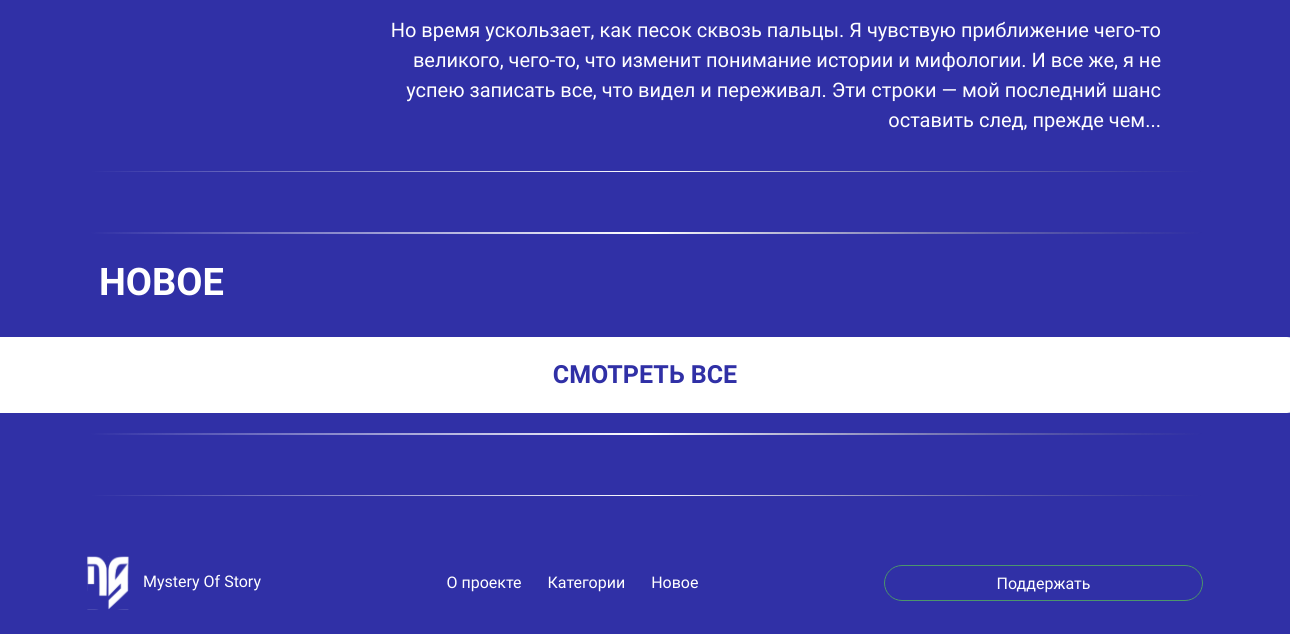
Before: / (lower part) with the older database file.
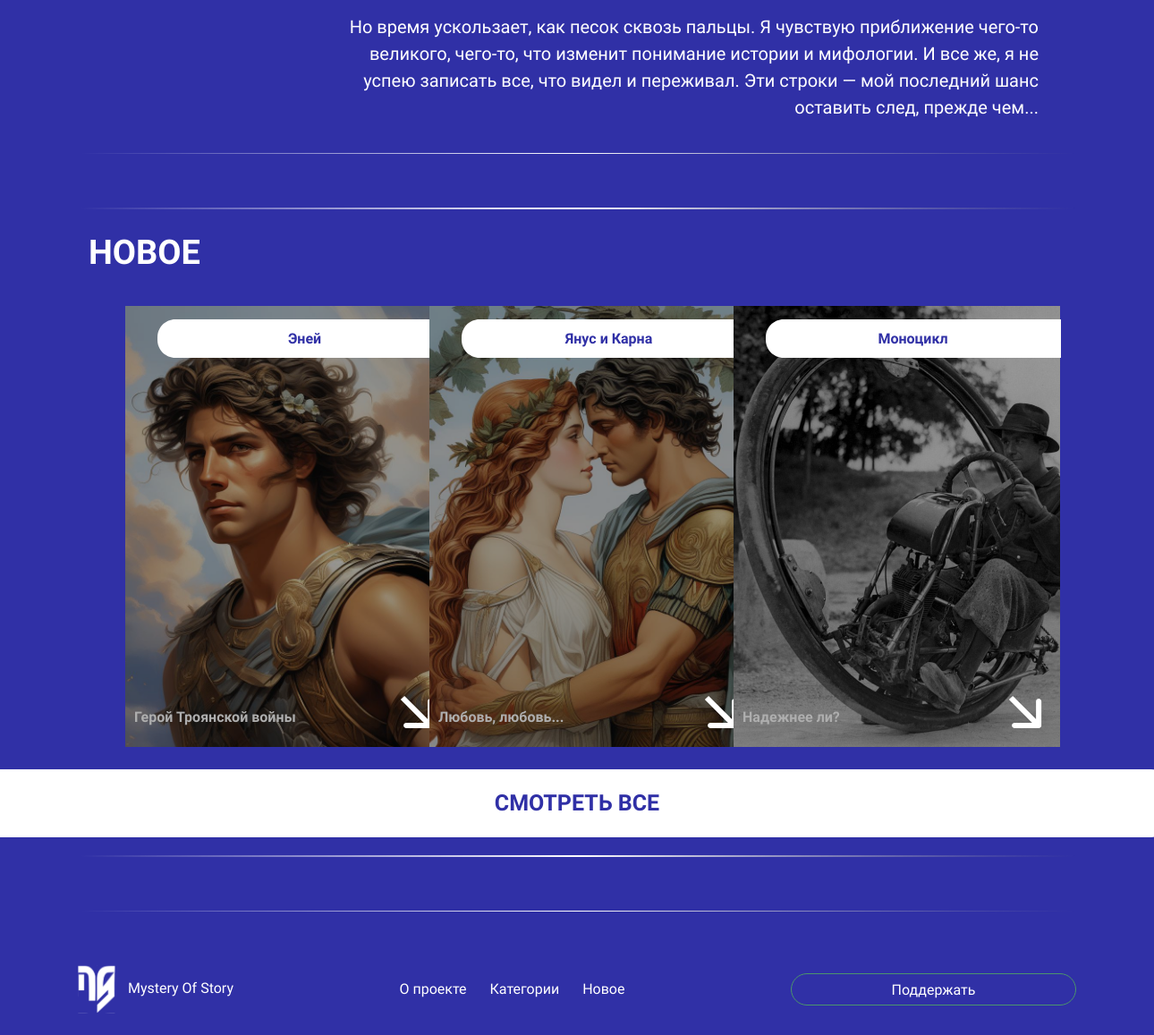
After: the same page with the newer database file.
### articles/models.py (models this page shows, shortened)
class Articles(models.Model):
    articles_title = models.CharField(
        max_length=30,
        verbose_name='Название статьи',
    )
    articles_title_img = models.ImageField(
        upload_to='image/articles_img/',
        verbose_name='Титульная картинка',
    )
    articles_description = models.CharField(
        max_length=50,
        default='Описание статьи для титульной страницы!',
        verbose_name='Описание статьи',
    )
    articles_text_1 = HTMLField(
        default=(
            f'Текст статьи. 1 отступ. 100-130 слов. Шрифт: заголовки - 18, подзаголовки - 14, текст - 12, белый цвет.'
        ),
        verbose_name='Текст статьи 1 (left)',
        blank=True,
        null=True,
    )
    article_img_1 = models.ImageField(
        upload_to='image/articles_img/',
        verbose_name='Картинка 1',
        blank=True,
        null=True,
    )
    articles_text_2 = HTMLField(
        default=(
            f'Текст статьи. 1 отступ. Строка. Шрифт: заголовки - 18, подзаголовки - 14, текст - 12, белый цвет.'
        ),
        verbose_name='Текст статьи 2 (string)',
        blank=True,
        null=True,
    )
    articles_text_3 = HTMLField(
        default=(
            f'Текст статьи. 1 отступ. 100-130 слов. Шрифт: заголовки - 18, подзаголовки - 14, текст - 12, белый цвет.'
        ),
        verbose_name='Текст статьи 3 (right)',
        blank=True,
        null=True,
    )
    article_img_2 = models.ImageField(
        upload_to='image/articles_img/',
        verbose_name='Картинка 2',
        blank=True,
        null=True,
    )
    articles_text_4 = HTMLField(
        default=(
            f'Текст статьи. 1 отступ. Строка. Шрифт: заголовки - 18, подзаголовки - 14, текст - 12, белый цвет.'
        ),
        verbose_name='Текст статьи 4 (string)',
        blank=True,
        null=True,
    )
    articles_text_5 = HTMLField(
        default=(
            f'Текст статьи. 1 отступ. 100-130 слов. Шрифт: заголовки - 18, подзаголовки - 14, текст - 12, белый цвет.'
        ),
        verbose_name='Текст статьи 5 (left)',
        blank=True,
        null=True,
    )
    category = models.ForeignKey(
        ArticlesCategories,
        on_delete=models.CASCADE,
        null=True,
        verbose_name='Категория'
    )
    author = models.ForeignKey(
        User,
        on_delete=models.CASCADE,
        null=True,
        verbose_name='Автор'
    )
    created_at = models.DateTimeField(
        auto_now_add=True,
        verbose_name='Дата создания',
    )
    is_published = models.BooleanField(
        default=False,
        verbose_name='Опубликовать'
    )
    class Meta:
        ordering = ['-created_at']
        verbose_name = 'Статья'
        verbose_name_plural = 'Статьи'

### homepage/views.py (the view)
# urls.py: path('', views.index, name='index'),
def index(request):
    categories = ArticlesCategories.objects.all()
    new_articles = Articles.objects.all().order_by('-created_at')[:3]
    return render(request, 'homepage/index.html', {'categories': categories, 'new_articles': new_articles})

### templates/homepage/index.html (shortened to what this page needs)
{% extends "base.html" %}
{% load static %}
{% block content %}
<div class="container-main-page">
    <div class="row justify-content-center">
        <div class="row about-project">
            <div class="main-text-about">
                <div class="col-3"></div>
                <div class="col-9 main-page-about">
                    <p class="about-human-text">
                        Но время ускользает, как песок сквозь пальцы.
                        Я чувствую приближение чего-то великого, чего-то, что изменит понимание истории и мифологии.
                        И все же, я не успею записать все, что видел и переживал.
                        Эти строки — мой последний шанс оставить след, прежде чем...
                    </p>
                </div>
            </div>
        </div>
        <img src="{% static 'img/line49.png' %}" class="main-page-img-line" style="margin-bottom: 60px;">
        <img src="{% static 'img/line49.png' %}" class="main-page-img-line">
        <div class="row new-articles-on-main-page">
            <div class="container-new-articles">
                <p class="main-page-new-articles">НОВОЕ</p>
            </div>
            <div class="all-new-articles-on-main-page">
                {% for new_article in new_articles %}
                    <div class="row col-md-4 all-new-articles-item">
                        <div class="new-article">
                            <div class="new-article-image-container">
                                <img class="new-article-img" src="{{ new_article.articles_title_img.url }}">
                                <div class="overlay-text">
                                    <img class="new-articles-title-svg" src="/static/img/new_articles_title.svg">
                                    <div class="title-text">
                                        <p class="new-article-title">{{ new_article.articles_title }}</p>
                                    </div>
                                </div>
                                <div class="overlay-description">
                                    <p class="new-article-description">{{ new_article.articles_description|truncatewords:5|safe }}</p>
                                </div>
                                <div class="overlay-icon">
                                    <a href="{% url 'articles:article_detail' new_article.id %}">
                                        <img src="/static/img/arrow_new_articles.svg">
                                    </a>
                                </div>
                            </div>
                        </div>
                    </div>
                {% endfor %}
                <a href="{% url 'articles:new_articles' %}">
                    <button type="button" class="btn read-articles">СМОТРЕТЬ ВСЕ</button>
                </a>
            </div>
        </div>
        <img src="{% static 'img/line49.png' %}" class="main-page-img-line" style="margin-top: 20px; margin-bottom: 60px;">
        <img src="{% static 'img/line49.png' %}" class="main-page-img-line">
    </div>
</div>
{% endblock %}

Changed rows visible on the page:
added Articles: articles_title_img (picture), articles_title "Эней", articles_description "Герой Троянской войны"
added Articles: articles_title_img (picture), articles_title "Янус и Карна", articles_description "Любовь, любовь..."
added Articles: articles_title_img (picture), articles_title "Моноцикл", articles_description "Надежнее ли?"
